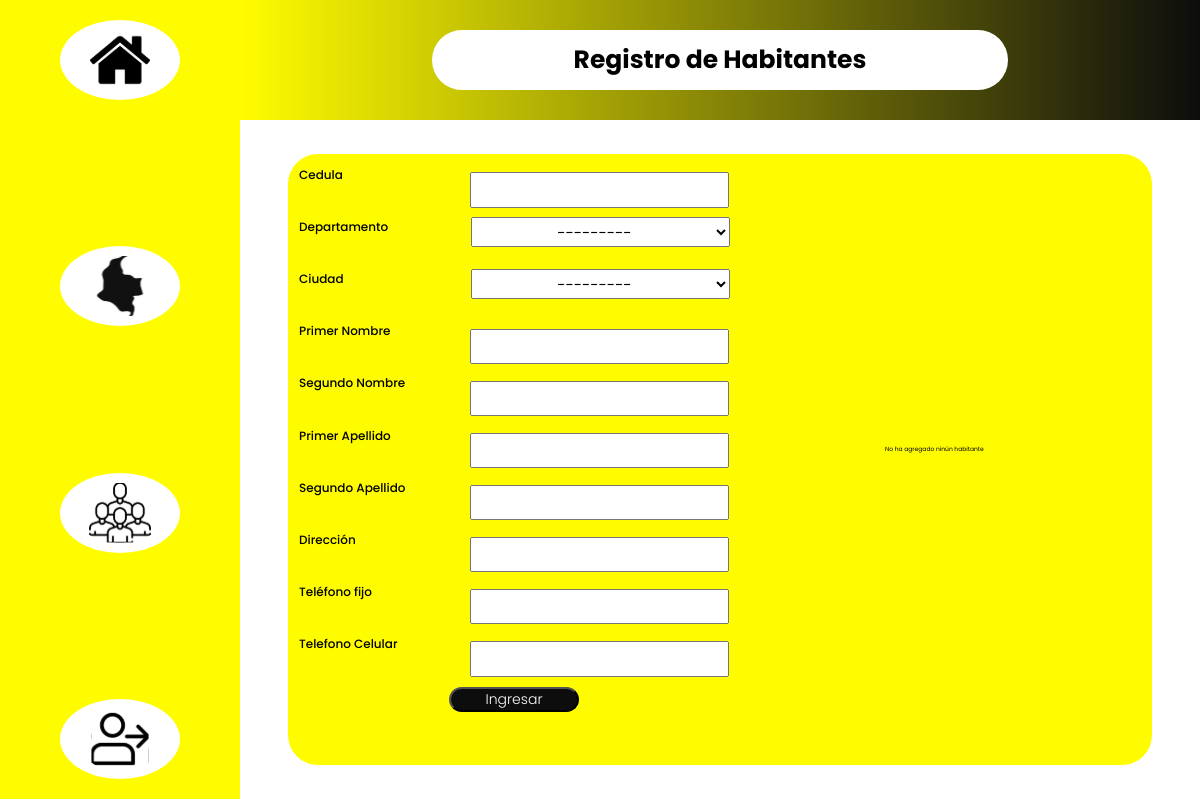
Before: /register/add/ with the older database file.
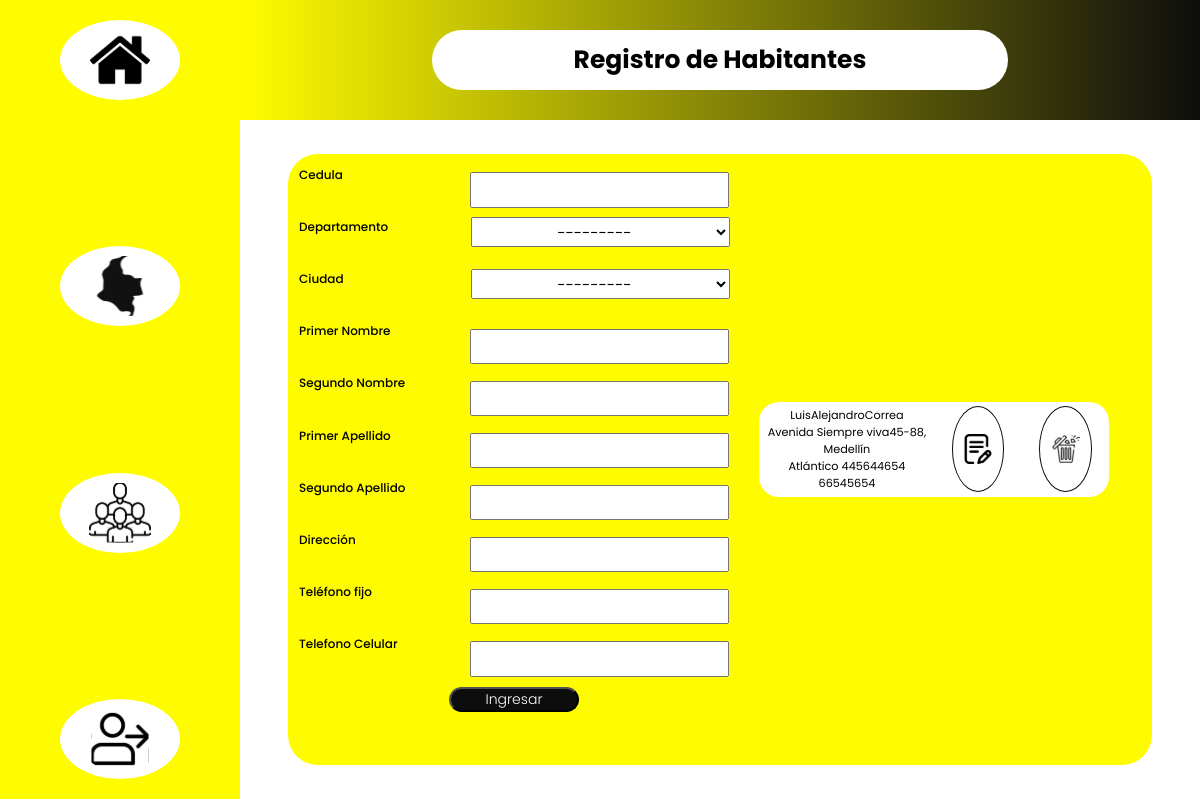
After: the same page with the newer database file.
### register/models.py (models this page shows, shortened)
class Citizen(models.Model):
    date = models.DateField(auto_now_add=True)
    cc = models.IntegerField(blank=False, verbose_name="C.C.", unique=True)
    city = models.ForeignKey(City, verbose_name="Ciudad",
                             blank=False, on_delete=models.CASCADE)
    id_indicative = models.ForeignKey(
        State, verbose_name="Departamento", blank=False, on_delete=models.CASCADE)
    first_name = models.CharField(
        ("Primer Nombre"), max_length=50, blank=False)
    last_name = models.CharField(("Segundo Nombre"), max_length=50, blank=True)
    first_surnames = models.CharField(
        ("Primer Apellido"), max_length=50, blank=False)
    last_surnames = models.CharField(
        ("Segundo Apellido"), max_length=50, blank=False)
    direction = models.CharField(("Dirección"), max_length=100, blank=False)
    tel_number = models.IntegerField(blank=False, verbose_name="Teléfono Fijo")
    cel_number = models.IntegerField(
        blank=False, verbose_name="Teléfono Celular")
    class Meta:
        verbose_name = "Habitante"
        verbose_name_plural = "Habitantes"

class City(models.Model):
    state = models.ForeignKey(
        State, verbose_name="Departamento", blank=False, on_delete=models.CASCADE)
    city_name = models.CharField(
        ("Ciudad"), max_length=50, blank=False, unique=True)
    class Meta:
        verbose_name = "Ciudad"
        verbose_name_plural = "Ciudades"
    def __str__(self):
        return f'{self.city_name}'

class State(models.Model):
    indicative = models.IntegerField(
        verbose_name="Indicativo", blank=False, unique=True)
    state_name = models.CharField(
        ("Departamento"), max_length=50, blank=False, unique=True)
    class Meta:
        verbose_name = "Departamento"
        verbose_name_plural = "Departamento"
    def __str__(self):
        return f'{self.state_name}'

### register/views.py (the view)
# urls.py: path("add/", views.addcitizen, name="add"),
def addcitizen(request):
    form = FormCitizen(request.POST)
    if form.is_valid():
        form.save()
        messages.success(request, f'El proceso fue realizado con éxito')
        return redirect('register:add')
    else:
        form = FormCitizen()
    citizen_list = Citizen.objects.all()
    return render(request, "register/add.html", {'citizen_list': citizen_list, 'form': form, })

### register/forms.py
class FormCitizen(forms.ModelForm):
    class Meta:
        model=Citizen
        fields='__all__'

### register/templates/register/add.html (shortened to what this page needs)
{% extends 'register/index.html' %}
{% load static %}
{% block  main%}
    <main class="main__add">
        <form class ="main__form" action="{% url 'register:add' %}" method="POST">
            <div class="form__inputs form__cc--input">
                <label for="id_cc">Cedula</label>
                {{form.cc}}
            </div>
            <div class="form__inputs form__city--input">
                <label for="id_city">Departamento</label>
                {{form.id_indicative}}
            </div>
            <div class="form__inputs form__city--input">
                <label for="id_city">Ciudad</label>
                {{form.city}}
            </div>
            <div class="form__inputs form__firstname--input">
                <label for="id_first_name">Primer Nombre</label>
                {{form.first_name}}
            </div>
            <div class="form__inputs form__lastname--input">
                <label for="id_last_name">Segundo Nombre</label>
                {{form.last_name}}
            </div>
            <div class="form__inputs form__firstsurnames--input">
                <label for="id_first_surnames">Primer Apellido</label>
                {{form.first_surnames}}
            </div>
            <div class="form__inputs form__lastsurnames--input">
                <label for="id_last_surnames">Segundo Apellido</label>
                {{form.last_surnames}}
            </div>
            <div class="form__inputs form__direction--input">
                <label for="id_direction">Dirección</label>
                {{form.direction}}
            </div>
            <div class="form__inputs form__tel--input">
                <label for="id_tel_number">Teléfono fijo</label>
                {{form.tel_number}}
            </div>
            <div class="form__inputs form__cel--input">
                <label for="id_cel_number">Telefono Celular</label>
                {{form.cel_number}}
            </div>
            <input id="button" type="submit" value="Ingresar">
         </form>
        <section class="main__messages">
        </section>
        <section class="main_list">
            {% if citizen_list %}
            {% for citizen in citizen_list %}
                <ul style="list-style:none;" class ="main__list--object">
                    <li>
                        <div class="list__atributte">
                                {{citizen.first_name}}{{citizen.last_name}}{{citizen.fist_surnames}}{{citizen.last_surnames}}
                        </div>
                        <div class="list__atributte">
                                {{citizen.direction}},
                                {{citizen.city}}
                        </div>
                        <div class="list__atributte">
                            {{citizen.id_indicative}}
                            {{citizen.tel_number}}
                            {{citizen.cel_number}}
                        </div>
                    </li>
                    <a class="ul__a--button" href="{% url 'register:edit' citizen.pk %}">
                        <button class="a__button" id="edit">
                            <img class="button__image" src="{% static 'register/editar.svg' %}" alt="">
                        </button>
                    </a>
                    <a class="ul__a--button" href="{% url 'register:delete' citizen.pk %}">
                        <button class="a__button" id="delete">
                            <img class="button__image" src="{% static 'register/basura.svg' %}" alt="">
                        </button>
                    </a>
                </ul>
            {% endfor %}
            {% else %}
                <p>No ha agregado ninún habitante</p>
            {% endif %}
        </section>
    </main>
{% endblock  %}

### register/templates/register/index.html (shortened to what this page needs)
<!DOCTYPE html>
<html lang="en">
<head id="header">
    {% load static %}
    <link rel="stylesheet" href="{% static 'register/styleindex.css' %}">
</head>
<body>
    <header>
        <h1>Registro de Habitantes</h1>
    </header>
    <nav class= "section__nav">
        <a class="section__nav" href="{% url 'register:menu' %}">
            <img class="nav__img" src="{% static 'register/menu.svg' %}" alt=" Este es el logo de Menú. El ingreso de Menú">
        </a>
        <a class="section__nav" href="{% url 'register:addspace' %}">
            <img class="nav__img" src="{% static 'register/state.svg' %}" alt=" Este es el logo de un Pais. El ingreso para Agregar, Editar o Modicar una ciudad o departamento">
        </a>
        <a class="section__nav" href="{% url 'register:add' %}">
            <img class="nav__img" src="{% static 'register/citizen.svg' %}" alt="Este es el logo de habitantes. el ingreso para Agregar, Editar o Modificar Habitantes">
        </a>
        <a class="section__nav" href="{% url 'logout' %}">
            <img class="nav__img" src="{% static 'register/logout.svg' %}" alt="Este es el logo de salida. Para cerra sesion">
        </a>
    </nav>
    {% block  main %}
    {% endblock  %}
</body>
</html>

### register/static/register/styleindex.css (style rules this page uses)
* { box-sizing: border-box; margin: 0; padding: 0; font-size: 62.5%; font-family: 'Poppins', sans-serif; }
body { display: grid; grid-template-areas: "nav header header" "nav main main" "nav main main" "nav main main"; grid-template-columns:30vh repeat(2, 1fr); grid-template-rows: 15vh repeat(3, 28.3vh) }
header { grid-area: header; font-size: 4rem; font-style: normal; font-weight: 500; display: flex; justify-content: center; align-items: center; background: linear-gradient(90deg, #FFFC00 0%, #0d0d0d 100%); }
header h1 { display:flex ; align-items: center; justify-content: center; height: 50%; width: 60%; border-radius: 3rem; background: #ffffff; }
nav { position: sticky; grid-area: nav; display: flex; flex-direction: column; align-items: center; justify-content: space-between; background: #FFFC00 ; }
nav a { width: 50%; height: 8rem; display: flex; align-items: center; justify-content: center; margin: 2rem auto; background: #ffffff; border-radius: 50%; }
nav a img { height: 6rem; width: 8rem; align-items: center; background: #ffffff; border-radius: 3rem; }
.main__add { justify-self: center; align-self: center; grid-area: main; display: grid; grid-template-areas: "form list" "form list" "messagge messagge"; grid-template-columns: repeat(2,minmax(50%,1440px)); grid-template-rows: repeat(2,minmax(45%,1440px)) minmax(10%,1440px); background: #FFFC00 ; width: 90%; height: 90%; border-radius: 3rem ; }
main .main__form { grid-area:form; width: 100%; height: 100%; display: flex; flex-direction: column; justify-content: center; align-items: center; margin:1rem 1rem; }
main .form__inputs { display: flex; justify-content: space-between; width: 100%; height: 100%; margin: 0.1rem 0; }
main .form__inputs label { font-weight: 500; font-style: normal; font-size: 1.2rem; margin: 0.1rem; }
main .form__inputs input { width: 60%; height: 70%; margin: 0.1rem; font-weight: 400; font-style: normal; font-size: 1.5rem; text-align: center; }
main .main__form .form__city--input select { height:60% ; width: 60%; font-size: 1.5rem; text-align: center; }
#button { display: flex; flex-direction: column; justify-content: center; align-items: center; height:3rem; width: 13rem; font-size: 1.4rem; align-content: center; background: #0d0d0d; color: #ffffff; border-radius: 3rem }
.main__add .main_list { grid-area:list; width: 90%; height: 100%; display: flex; flex-direction: column; justify-content: center; align-items: center; margin:2rem 2rem; overflow-y: scroll; }
.main__add .main_list ul { display: flex; justify-content: center; align-items: center; background: #ffffff; width: 90%; margin: 0.5rem auto; border-radius: 2rem; }
.main__add .main_list li { text-align: center; font-weight: 400; font-size: 1.8rem; width: 100%; padding: 0.5rem 0; }
.main__add .main_list a { display: flex; justify-content: center; align-items: center; width: 50%; height: 90%; }
.main__add .main_list a button { display: flex; justify-content: center; align-items: center; background: #ffffff; border: #0d0d0d solid 0.1rem; border-radius: 50%; width:60%; height: 100%; }
.main__add .main_list a img { width: 3rem; height: 3rem; }
.main__add .main__messages { grid-area:messagge; display: flex; justify-content: center; align-items: center; }
.main__signup .section__Form--signup p select,input { position: relative; align-self: center; width: 80%; height: 2.3rem; text-align: center; font-weight: 300; font-size: 1.3rem; margin:0.2rem auto; }
.main__signup .section__Form--signup p span,ul,li { font-size: 1.1rem; font-weight: 300; }

Changed rows visible on the page:
added Citizen: first_name "Luis", last_name "Alejandro", last_surnames "Correa", direction "Avenida Siempre viva45-88", city "Medellín", id_indicative "Atlántico", tel_number "445644654", cel_number "66545654"
Other visible differences:
text no longer shown: "No ha agregado ninún habitante"
